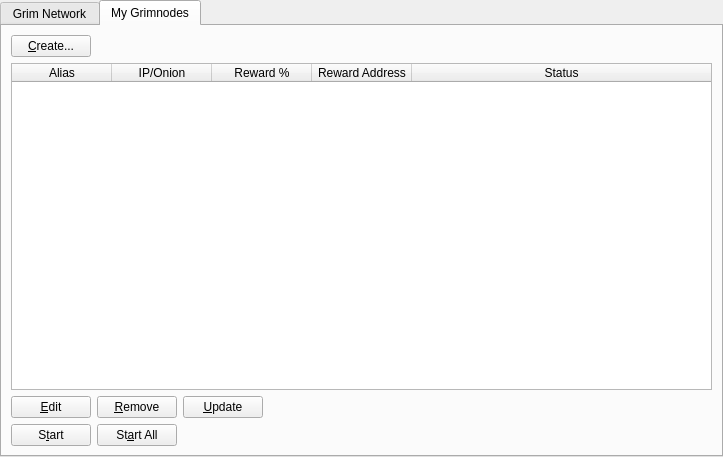
<?xml version="1.0" encoding="UTF-8"?>
<ui version="4.0">
 <class>MasternodeManager</class>
 <widget class="QWidget" name="MasternodeManager">
  <property name="geometry">
   <rect>
    <x>0</x>
    <y>0</y>
    <width>723</width>
    <height>457</height>
   </rect>
  </property>
  <property name="windowTitle">
   <string>Form</string>
  </property>
  <layout class="QVBoxLayout" name="topLayout">
   <property name="leftMargin">
    <number>0</number>
   </property>
   <property name="topMargin">
    <number>0</number>
   </property>
   <property name="rightMargin">
    <number>0</number>
   </property>
   <property name="bottomMargin">
    <number>0</number>
   </property>
   <item>
    <layout class="QVBoxLayout" name="verticalLayout">
     <property name="bottomMargin">
      <number>0</number>
     </property>
     <item>
      <widget class="QTabWidget" name="tabWidget">
       <property name="currentIndex">
        <number>1</number>
       </property>
       <widget class="QWidget" name="tab">
        <attribute name="title">
         <string>Grim Network</string>
        </attribute>
        <layout class="QGridLayout" name="gridLayout">
         <item row="1" column="0">
          <widget class="QTableWidget" name="tableWidgetMasternodes">
           <property name="editTriggers">
            <set>QAbstractItemView::NoEditTriggers</set>
           </property>
           <property name="alternatingRowColors">
            <bool>true</bool>
           </property>
           <property name="selectionBehavior">
            <enum>QAbstractItemView::SelectRows</enum>
           </property>
           <property name="sortingEnabled">
            <bool>true</bool>
           </property>
           <attribute name="horizontalHeaderStretchLastSection">
            <bool>true</bool>
           </attribute>
           <column>
            <property name="text">
             <string>Address</string>
            </property>
           </column>
           <column>
            <property name="text">
             <string>Protocol</string>
            </property>
           </column>
           <column>
            <property name="text">
             <string>Active</string>
            </property>
           </column>
           <column>
            <property name="text">
             <string>Active (secs)</string>
            </property>
           </column>
           <column>
            <property name="text">
             <string>Last Seen</string>
            </property>
           </column>
           <column>
            <property name="text">
             <string>Pubkey</string>
            </property>
           </column>
          </widget>
         </item>
         <item row="0" column="0">
          <layout class="QHBoxLayout" name="horizontalLayout_3">
           <property name="bottomMargin">
            <number>0</number>
           </property>
           <item>
            <widget class="QLabel" name="label_2">
             <property name="text">
              <string>Grim Node Count:</string>
             </property>
            </widget>
           </item>
           <item>
            <widget class="QLabel" name="countLabel">
             <property name="text">
              <string>0</string>
             </property>
            </widget>
           </item>
           <item>
            <spacer name="horizontalSpacer_3">
             <property name="orientation">
              <enum>Qt::Horizontal</enum>
             </property>
             <property name="sizeHint" stdset="0">
              <size>
               <width>40</width>
               <height>20</height>
              </size>
             </property>
            </spacer>
           </item>
          </layout>
         </item>
        </layout>
       </widget>
       <widget class="QWidget" name="tab_2">
        <attribute name="title">
         <string>My Grimnodes</string>
        </attribute>
        <layout class="QGridLayout" name="gridLayout_2">
         <item row="0" column="0">
          <layout class="QVBoxLayout" name="verticalLayout_2">
           <property name="bottomMargin">
            <number>0</number>
           </property>
           <item>
            <layout class="QHBoxLayout" name="horizontalLayout">
             <item>
              <widget class="QPushButton" name="createButton">
               <property name="text">
                <string>&amp;Create...</string>
               </property>
              </widget>
             </item>
             <item>
              <spacer name="horizontalSpacer">
               <property name="orientation">
                <enum>Qt::Horizontal</enum>
               </property>
               <property name="sizeHint" stdset="0">
                <size>
                 <width>40</width>
                 <height>20</height>
                </size>
               </property>
              </spacer>
             </item>
            </layout>
           </item>
           <item>
            <widget class="QTableWidget" name="tableWidget_2">
             <property name="minimumSize">
              <size>
               <width>695</width>
               <height>0</height>
              </size>
             </property>
             <property name="editTriggers">
              <set>QAbstractItemView::NoEditTriggers</set>
             </property>
             <property name="alternatingRowColors">
              <bool>true</bool>
             </property>
             <property name="selectionMode">
              <enum>QAbstractItemView::SingleSelection</enum>
             </property>
             <property name="selectionBehavior">
              <enum>QAbstractItemView::SelectRows</enum>
             </property>
             <attribute name="horizontalHeaderStretchLastSection">
              <bool>true</bool>
             </attribute>
             <column>
              <property name="text">
               <string>Alias</string>
              </property>
             </column>
             <column>
              <property name="text">
               <string>IP/Onion</string>
              </property>
             </column>
             <column>
              <property name="text">
               <string>Reward %</string>
              </property>
             </column>
             <column>
              <property name="text">
               <string>Reward Address</string>
              </property>
             </column>
             <column>
              <property name="text">
               <string>Status</string>
              </property>
             </column>
            </widget>
           </item>
           <item>
            <layout class="QHBoxLayout" name="horizontalLayout_2">
             <property name="bottomMargin">
              <number>0</number>
             </property>
             <item>
              <widget class="QPushButton" name="editButton">
               <property name="text">
                <string>&amp;Edit</string>
               </property>
              </widget>
             </item>
             <item>
              <widget class="QPushButton" name="removeButton">
               <property name="text">
                <string>&amp;Remove</string>
               </property>
              </widget>
             </item>
             <item>
              <widget class="QPushButton" name="UpdateButton">
               <property name="text">
                <string>&amp;Update</string>
               </property>
              </widget>
             </item>
             <item>
              <spacer name="horizontalSpacer_2">
               <property name="orientation">
                <enum>Qt::Horizontal</enum>
               </property>
               <property name="sizeHint" stdset="0">
                <size>
                 <width>40</width>
                 <height>20</height>
                </size>
               </property>
              </spacer>
             </item>
            </layout>
           </item>
           <item>
            <layout class="QHBoxLayout" name="horizontalLayout_4">
             <property name="bottomMargin">
              <number>0</number>
             </property>
            </layout>
           </item>
           <item>
            <layout class="QHBoxLayout" name="horizontalLayout_5">
             <property name="bottomMargin">
              <number>0</number>
             </property>
             <item>
              <widget class="QPushButton" name="startButton">
               <property name="text">
                <string>S&amp;tart</string>
               </property>
              </widget>
             </item>
             <item>
              <widget class="QPushButton" name="startAllButton">
               <property name="text">
                <string>St&amp;art All</string>
               </property>
              </widget>
             </item>
             <item>
              <spacer name="horizontalSpacer_5">
               <property name="orientation">
                <enum>Qt::Horizontal</enum>
               </property>
               <property name="sizeHint" stdset="0">
                <size>
                 <width>40</width>
                 <height>20</height>
                </size>
               </property>
              </spacer>
             </item>
            </layout>
           </item>
          </layout>
         </item>
        </layout>
       </widget>
      </widget>
     </item>
    </layout>
   </item>
  </layout>
 </widget>
 <resources/>
 <connections/>
</ui>
